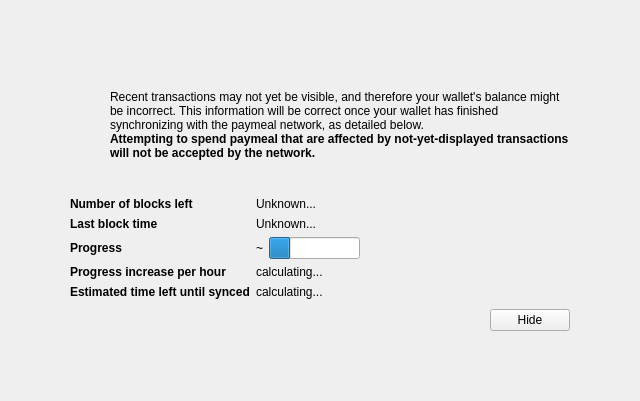
<?xml version="1.0" encoding="UTF-8"?>
<ui version="4.0">
 <class>ModalOverlay</class>
 <widget class="ModalOverlay" name="ModalOverlay">
  <property name="geometry">
   <rect>
    <x>0</x>
    <y>0</y>
    <width>640</width>
    <height>401</height>
   </rect>
  </property>
  <property name="windowTitle">
   <string>Form</string>
  </property>
  <layout class="QVBoxLayout" name="verticalLayout" stretch="0">
   <property name="sizeConstraint">
    <enum>QLayout::SetDefaultConstraint</enum>
   </property>
   <property name="leftMargin">
    <number>0</number>
   </property>
   <property name="topMargin">
    <number>0</number>
   </property>
   <property name="rightMargin">
    <number>0</number>
   </property>
   <property name="bottomMargin">
    <number>0</number>
   </property>
   <item>
    <widget class="QWidget" name="bgWidget" native="true">
     <property name="styleSheet">
      <string notr="true"/>
     </property>
     <layout class="QVBoxLayout" name="verticalLayoutMain" stretch="0">
      <property name="leftMargin">
       <number>60</number>
      </property>
      <property name="topMargin">
       <number>60</number>
      </property>
      <property name="rightMargin">
       <number>60</number>
      </property>
      <property name="bottomMargin">
       <number>60</number>
      </property>
      <item>
       <widget class="QWidget" name="contentWidget" native="true">
        <property name="styleSheet">
         <string notr="true"/>
        </property>
        <layout class="QVBoxLayout" name="verticalLayoutSub" stretch="1,0,0,0,0">
         <property name="spacing">
          <number>0</number>
         </property>
         <property name="leftMargin">
          <number>10</number>
         </property>
         <property name="topMargin">
          <number>10</number>
         </property>
         <property name="rightMargin">
          <number>10</number>
         </property>
         <property name="bottomMargin">
          <number>10</number>
         </property>
         <item>
          <layout class="QHBoxLayout" name="horizontalLayoutIconText" stretch="0,1">
           <property name="topMargin">
            <number>20</number>
           </property>
           <item>
            <layout class="QVBoxLayout" name="verticalLayoutIcon">
             <property name="leftMargin">
              <number>0</number>
             </property>
             <item>
              <widget class="QPushButton" name="warningIcon">
               <property name="enabled">
                <bool>false</bool>
               </property>
               <property name="text">
                <string/>
               </property>
               <property name="icon">
                <iconset>
                 <normaloff>:/icons/warning</normaloff>
                 <disabledoff>:/icons/warning</disabledoff>:/icons/warning</iconset>
               </property>
               <property name="iconSize">
                <size>
                 <width>48</width>
                 <height>48</height>
                </size>
               </property>
               <property name="flat">
                <bool>true</bool>
               </property>
              </widget>
             </item>
             <item>
              <spacer name="verticalSpacerWarningIcon">
               <property name="orientation">
                <enum>Qt::Vertical</enum>
               </property>
               <property name="sizeHint" stdset="0">
                <size>
                 <width>20</width>
                 <height>40</height>
                </size>
               </property>
              </spacer>
             </item>
            </layout>
           </item>
           <item>
            <layout class="QVBoxLayout" name="verticalLayoutInfoText">
             <property name="leftMargin">
              <number>0</number>
             </property>
             <property name="topMargin">
              <number>0</number>
             </property>
             <item>
              <widget class="QLabel" name="infoText">
               <property name="text">
                <string>Recent transactions may not yet be visible, and therefore your wallet's balance might be incorrect. This information will be correct once your wallet has finished synchronizing with the paymeal network, as detailed below.</string>
               </property>
               <property name="textFormat">
                <enum>Qt::RichText</enum>
               </property>
               <property name="wordWrap">
                <bool>true</bool>
               </property>
              </widget>
             </item>
             <item>
              <widget class="QLabel" name="infoTextStrong">
               <property name="font">
                <font>
                 <weight>75</weight>
                 <bold>true</bold>
                </font>
               </property>
               <property name="text">
                <string>Attempting to spend paymeal that are affected by not-yet-displayed transactions will not be accepted by the network.</string>
               </property>
               <property name="textFormat">
                <enum>Qt::RichText</enum>
               </property>
               <property name="wordWrap">
                <bool>true</bool>
               </property>
              </widget>
             </item>
             <item>
              <spacer name="verticalSpacerInTextSpace">
               <property name="orientation">
                <enum>Qt::Vertical</enum>
               </property>
               <property name="sizeHint" stdset="0">
                <size>
                 <width>20</width>
                 <height>40</height>
                </size>
               </property>
              </spacer>
             </item>
            </layout>
           </item>
          </layout>
         </item>
         <item>
          <spacer name="verticalSpacerAfterText">
           <property name="orientation">
            <enum>Qt::Vertical</enum>
           </property>
           <property name="sizeHint" stdset="0">
            <size>
             <width>20</width>
             <height>40</height>
            </size>
           </property>
          </spacer>
         </item>
         <item>
          <layout class="QFormLayout" name="formLayout">
           <property name="fieldGrowthPolicy">
            <enum>QFormLayout::FieldsStayAtSizeHint</enum>
           </property>
           <property name="horizontalSpacing">
            <number>6</number>
           </property>
           <property name="verticalSpacing">
            <number>6</number>
           </property>
           <property name="topMargin">
            <number>10</number>
           </property>
           <item row="0" column="0">
            <widget class="QLabel" name="labelNumberOfBlocksLeft">
             <property name="font">
              <font>
               <weight>75</weight>
               <bold>true</bold>
              </font>
             </property>
             <property name="text">
              <string>Number of blocks left</string>
             </property>
            </widget>
           </item>
           <item row="0" column="1">
            <widget class="QLabel" name="numberOfBlocksLeft">
             <property name="text">
              <string>Unknown...</string>
             </property>
            </widget>
           </item>
           <item row="1" column="0">
            <widget class="QLabel" name="labelLastBlockTime">
             <property name="font">
              <font>
               <weight>75</weight>
               <bold>true</bold>
              </font>
             </property>
             <property name="text">
              <string>Last block time</string>
             </property>
            </widget>
           </item>
           <item row="1" column="1">
            <widget class="QLabel" name="newestBlockDate">
             <property name="sizePolicy">
              <sizepolicy hsizetype="Maximum" vsizetype="Preferred">
               <horstretch>0</horstretch>
               <verstretch>0</verstretch>
              </sizepolicy>
             </property>
             <property name="text">
              <string>Unknown...</string>
             </property>
            </widget>
           </item>
           <item row="2" column="0">
            <widget class="QLabel" name="labelSyncDone">
             <property name="font">
              <font>
               <weight>75</weight>
               <bold>true</bold>
              </font>
             </property>
             <property name="text">
              <string>Progress</string>
             </property>
            </widget>
           </item>
           <item row="2" column="1">
            <layout class="QHBoxLayout" name="horizontalLayoutSync" stretch="0,1">
             <item>
              <widget class="QLabel" name="percentageProgress">
               <property name="text">
                <string notr="true">~</string>
               </property>
              </widget>
             </item>
             <item>
              <widget class="QProgressBar" name="progressBar">
               <property name="value">
                <number>24</number>
               </property>
               <property name="format">
                <string/>
               </property>
              </widget>
             </item>
            </layout>
           </item>
           <item row="4" column="0">
            <widget class="QLabel" name="labelProgressIncrease">
             <property name="font">
              <font>
               <weight>75</weight>
               <bold>true</bold>
              </font>
             </property>
             <property name="text">
              <string>Progress increase per hour</string>
             </property>
            </widget>
           </item>
           <item row="4" column="1">
            <widget class="QLabel" name="progressIncreasePerH">
             <property name="text">
              <string>calculating...</string>
             </property>
            </widget>
           </item>
           <item row="5" column="0">
            <widget class="QLabel" name="labelEstimatedTimeLeft">
             <property name="font">
              <font>
               <weight>75</weight>
               <bold>true</bold>
              </font>
             </property>
             <property name="text">
              <string>Estimated time left until synced</string>
             </property>
            </widget>
           </item>
           <item row="5" column="1">
            <widget class="QLabel" name="expectedTimeLeft">
             <property name="text">
              <string>calculating...</string>
             </property>
            </widget>
           </item>
          </layout>
         </item>
         <item>
          <layout class="QHBoxLayout" name="horizontalLayoutButtons">
           <property name="leftMargin">
            <number>10</number>
           </property>
           <property name="topMargin">
            <number>10</number>
           </property>
           <item>
            <spacer name="horizontalSpacer">
             <property name="orientation">
              <enum>Qt::Horizontal</enum>
             </property>
             <property name="sizeHint" stdset="0">
              <size>
               <width>40</width>
               <height>20</height>
              </size>
             </property>
            </spacer>
           </item>
           <item>
            <widget class="QPushButton" name="closeButton">
             <property name="text">
              <string>Hide</string>
             </property>
            </widget>
           </item>
          </layout>
         </item>
         <item>
          <layout class="QVBoxLayout" name="verticalLayout_2">
           <item>
            <spacer name="verticalSpacer">
             <property name="orientation">
              <enum>Qt::Vertical</enum>
             </property>
             <property name="sizeHint" stdset="0">
              <size>
               <width>20</width>
               <height>40</height>
              </size>
             </property>
            </spacer>
           </item>
          </layout>
         </item>
        </layout>
       </widget>
      </item>
     </layout>
    </widget>
   </item>
  </layout>
 </widget>
 <customwidgets>
  <customwidget>
   <class>ModalOverlay</class>
   <extends>QWidget</extends>
   <header>modaloverlay.h</header>
   <container>1</container>
  </customwidget>
 </customwidgets>
 <resources/>
 <connections/>
</ui>
